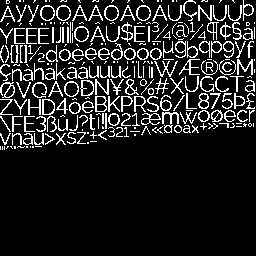
#> input picture tests/fixtures/raleway-30/raleway-thin-32_0.png, 256 x 256 px, found by its file name
$ python one_char.py
#> lines starting #> are read from the running program, lines starting #| are printed output that depends on the picture; after the words box and inside, x2 and y2 are one past the last pixel; in counts of white or black regions, pixels touching at a corner belong together
#!/usr/bin/env python3

"""
Create a 15x16 image of the letter 'A' (codepoint 65), in black on a white background.
"""

from PIL import Image, ImageChops

def main():
    original = Image.open("tests/fixtures/raleway-30/raleway-thin-32_0.png")
#> original is the input picture: PIL image 256x256 L; 13.4% white in thin lines or dots, all inside (x1, y1, x2, y2) = (0, 0, 255, 150)
    bg = Image.new('RGB', (19, 31), 'yellow')
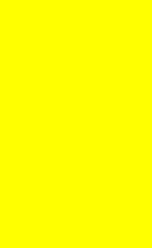
#> bg: PIL image 19x31 RGB (shown 8 times larger); mean R, G, B 255, 255, 0
    fg = Image.new('RGB', (19, 31), 'red')
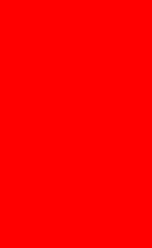
#> fg: PIL image 19x31 RGB (shown 8 times larger); mean R, G, B 255, 0, 0
    mask = Image.new('L', (19, 31), 'black')
#> mask: PIL image 19x31 L; every value is 0
    letter_mask = original.crop((48, 81, 48+15, 81+16))
    mask.paste(letter_mask, (2, 2+11))
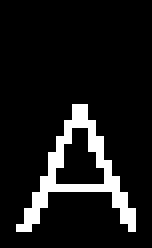
#> mask: PIL image 19x31 L (shown 8 times larger); 10% white in thin lines or dots, all inside (x1, y1, x2, y2) = (2, 13, 17, 29)
    bg.paste(fg, mask=mask)
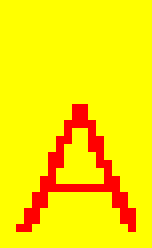
#> bg: PIL image 19x31 RGB (shown 8 times larger); mean R, G, B 255, 229.5, 0
    bg.save('raleway-A.png')

if __name__ == "__main__":
    main()

$ run again, with tests/fixtures/raleway-30/raleway-thin-32-smooth_0.png copied over tests/fixtures/raleway-30/raleway-thin-32_0.png
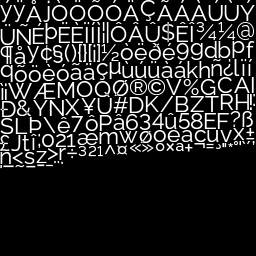
#> input picture tests/fixtures/raleway-30/raleway-thin-32-smooth_0.png, 256 x 256 px, found by its file name
#> in main, original is the input picture: PIL image 256x256 L; min 0, max 255, mean 37.7
#> in main, `mask.paste(letter_mask, (2, 2+11))`:
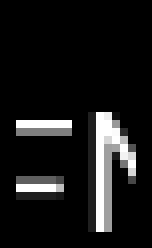
#> mask: PIL image 19x31 L (shown 8 times larger); min 0, max 255, mean 24.5
#> in main, `bg.paste(fg, mask=mask)`:
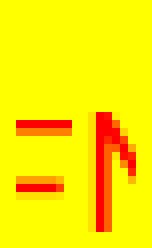
#> bg: PIL image 19x31 RGB (shown 8 times larger); mean R, G, B 255, 230.5, 0
